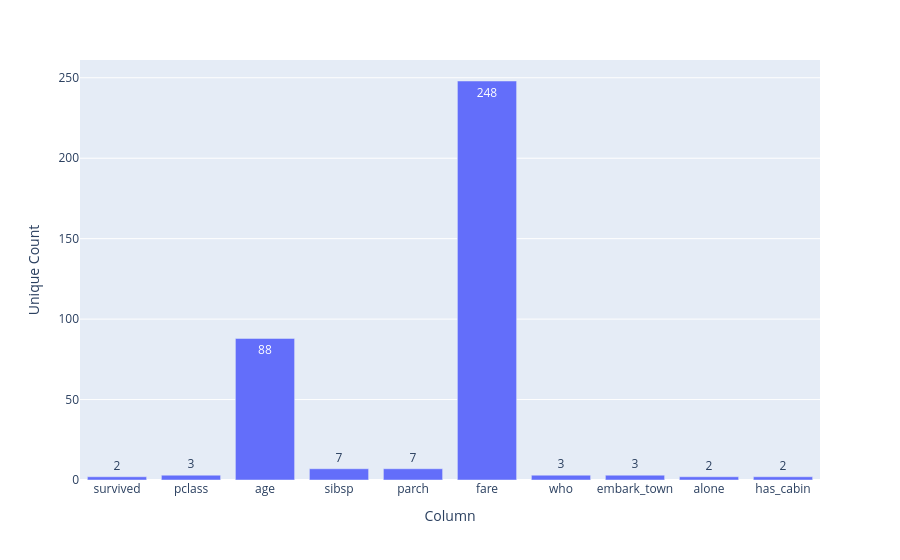

Here is the notebook cell this chart was saved with:
### Markdown cell above
## Unique Values

### Code cell
unique_values = {}
for col in df.columns:
    unique_values[col] = df[col].nunique()

unique_df = pd.DataFrame(
    unique_values.items(),
    columns = ['Column', 'Unique Count']
)

fig = px.bar(
    unique_df,
    x = 'Column',
    y = 'Unique Count',
    text = 'Unique Count'
)
fig.show()

### Figure 1 — Plotly figure (JSON) as saved in the notebook; plotly's stock layout.template omitted (floating-point values rounded to 4 significant figures)
{"data": [{"hovertemplate": "Column=%{x}<br>Unique Count=%{text}<extra></extra>", "legendgroup": "", "marker": {"color": "#636efa", "pattern": {"shape": ""}}, "name": "", "orientation": "v", "showlegend": false, "text": [2.0, 3.0, 88.0, 7.0, 7.0, 248.0, 3.0, 3.0, 2.0, 2.0], "textposition": "auto", "type": "bar", "x": ["survived", "pclass", "age", "sibsp", "parch", "fare", "who", "embark_town", "alone", "has_cabin"], "xaxis": "x", "y": [2, 3, 88, 7, 7, 248, 3, 3, 2, 2], "yaxis": "y"}], "layout": {"barmode": "relative", "legend": {"tracegroupgap": 0}, "margin": {"t": 60}, "xaxis": {"anchor": "y", "domain": [0, 1], "title": {"text": "Column"}}, "yaxis": {"anchor": "x", "domain": [0, 1], "title": {"text": "Unique Count"}}}}
